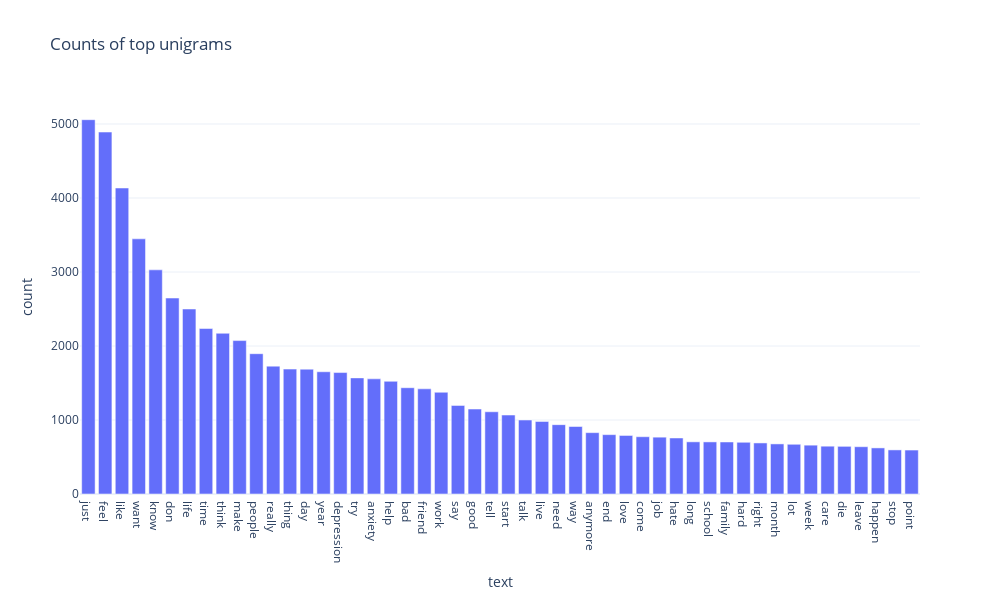

The code cell stored with this chart in its notebook:
### Code cell
# fancier interactive plot using plotly express
import plotly.express as px
fig = px.bar(unigram_df, x='text', y='count', title="Counts of top unigrams", template='plotly_white', 
             labels={"ngram;: 'Unigram', 'count': 'Count'"},
            width=1000, height=600)
                                                                                                                  
fig.show()

### Figure 1 — Plotly figure (JSON) as saved in the notebook; plotly's stock layout.template omitted (floating-point values rounded to 4 significant figures)
{"data": [{"alignmentgroup": "True", "hovertemplate": "text=%{x}<br>count=%{y}<extra></extra>", "legendgroup": "", "marker": {"color": "#636efa", "pattern": {"shape": ""}}, "name": "", "offsetgroup": "", "orientation": "v", "showlegend": false, "textposition": "auto", "type": "bar", "x": ["just", "feel", "like", "want", "know", "don", "life", "time", "think", "make", "people", "really", "thing", "day", "year", "depression", "try", "anxiety", "help", "bad", "friend", "work", "say", "good", "tell", "start", "talk", "live", "need", "way", "anymore", "end", "love", "come", "job", "hate", "long", "school", "family", "hard", "right", "month", "lot", "week", "care", "die", "leave", "happen", "stop", "point"], "xaxis": "x", "y": [5058, 4891, 4135, 3448, 3029, 2648, 2500, 2236, 2172, 2073, 1896, 1728, 1688, 1687, 1652, 1641, 1569, 1556, 1523, 1436, 1421, 1375, 1197, 1148, 1111, 1067, 1000, 981, 937, 912, 829, 802, 791, 774, 768, 757, 705, 704, 703, 699, 690, 677, 672, 660, 646, 644, 639, 623, 596, 594], "yaxis": "y"}], "layout": {"barmode": "relative", "height": 600, "legend": {"tracegroupgap": 0}, "title": {"text": "Counts of top unigrams"}, "width": 1000, "xaxis": {"anchor": "y", "domain": [0, 1], "title": {"text": "text"}}, "yaxis": {"anchor": "x", "domain": [0, 1], "title": {"text": "count"}}}}
